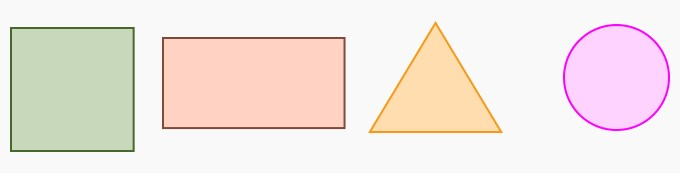
#> input picture Shapes.jpg, 680 x 173 px, found by its file name
$ python 'Shapes Detector.py'
#> lines starting #> are read from the running program, lines starting #| are printed output that depends on the picture; after the words box and inside, x2 and y2 are one past the last pixel; in counts of white or black regions, pixels touching at a corner belong together
import cv2
import numpy as np

def getContours(img):
    contours, hierarchy = cv2.findContours(img, cv2.RETR_EXTERNAL, cv2.CHAIN_APPROX_NONE)
    for cnt in contours:
        area = cv2.contourArea(cnt)
        print(area)
        if area > 500:
            cv2.drawContours(imgContour, cnt, -1, (255, 0, 0), 3)
            peri = cv2.arcLength(cnt, True)
            app = cv2.approxPolyDP(cnt, 0.02 * peri, True)
            print(len(app))
            objCor = len(app)
            x, y, w, h = cv2.boundingRect(app)

            if objCor == 3:
                object = "Triangle"
            elif objCor == 4:
                aspRatio = w / float(h)
                if aspRatio > 0.98 and aspRatio < 1.03:
                    object = "Square"
                else:
                    object= "Rectangle"
            elif objCor > 4:
                object = "Circles"
            else:
                object = "None"

            cv2.rectangle(imgContour, (x, y), (x + w, y + h), (0, 0, 250), 1)
            cv2.putText(imgContour, object,
                        (x + (w // 2) -30, y + (h // 2) ), cv2.FONT_HERSHEY_COMPLEX, 0.7,
                        (0, 0, 0), 2)


img = cv2.imread("Shape/Shapes.jpg")
#> img is the input picture: shape (173, 680, 3); mean B, G, R 225.1, 230.5, 241.4
imgContour = img.copy()
imgGray = cv2.cvtColor(img, cv2.COLOR_BGR2GRAY)
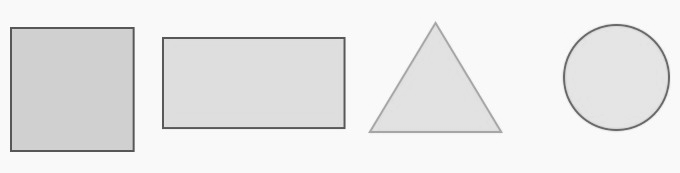
#> imgGray: shape (173, 680); min 78, max 255, mean 233.2
imgBlur = cv2.GaussianBlur(imgGray, (7, 7), 1)
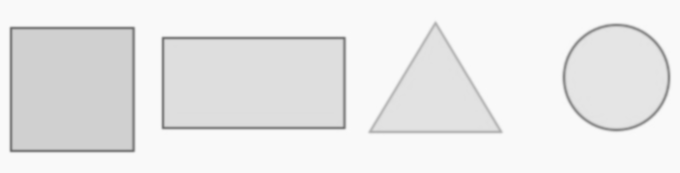
#> imgBlur: shape (173, 680); min 116, max 250, mean 233.2
imgCanny = cv2.Canny(imgBlur, 50, 50)
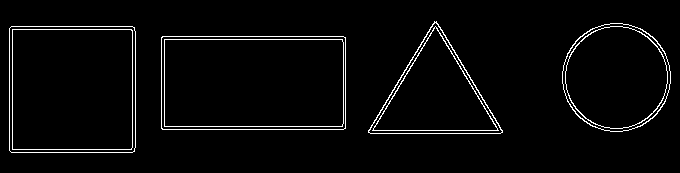
#> imgCanny: shape (173, 680); 3.2% white in thin lines or dots, all inside (x1, y1, x2, y2) = (9, 21, 671, 153)
getContours(imgCanny)
#> in getContours, `contours, hierarchy = cv2.findContours(img, cv2.RETR_EXTERNAL, cv2.CHA..`: contours = 4 contours; box (x1, y1, x2, y2) and area: (161, 36, 346, 130) 17108, (9, 26, 136, 153) 15860, (562, 23, 671, 132) 9180, (368, 21, 503, 134) 7781
#> the loop in getContours, `for cnt in contours:` made 4 passes
#> (area, peri, app, objCor, x, y, w, h) on passes 1 to 2: (17108, 551.7, [[161, 37], [162, 129], [345, 128], [343, 36]], 4, 161, 36, 185, 94), (15860, 499.3, [[11, 26], [9, 150], [134, 151], [134, 27]], 4, 9, 26, 126, 126)
#> (area, peri, app, objCor, x, y, w, h) on pass 4: (7781, 414.3, [[368, 130], [502, 132], [436, 21]], 3, 368, 21, 135, 112)
#| 17108.0
#| 4
#| 15860.0
#| 4
#| 9180.0
#| 8
#| 7781.0
#| 3
#> after the loop in getContours, `for cnt in contours:`:
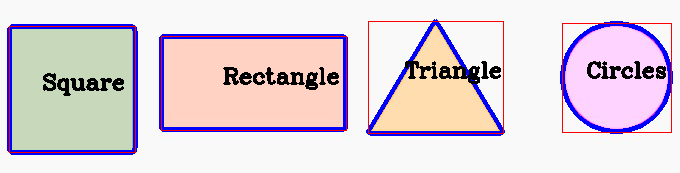
#> imgContour: shape (173, 680, 3); 10.61% of pixels changed, all inside (x1, y1, x2, y2) = (7, 19, 673, 155)

cv2.imshow("Original", img)
cv2.imshow("OutPut",imgContour )
cv2.waitKey(0)
